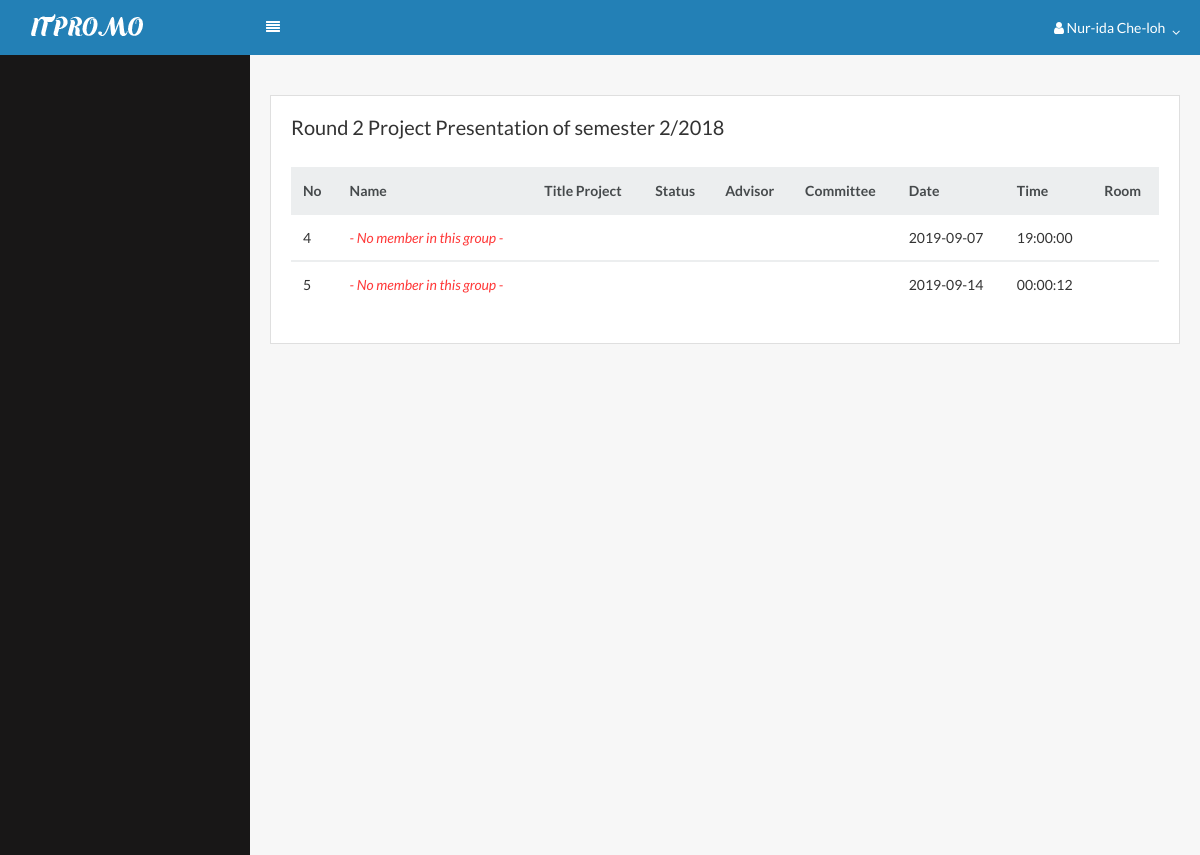
Page /index.php?page=display_schedule_project (signed in) on the earlier database version.
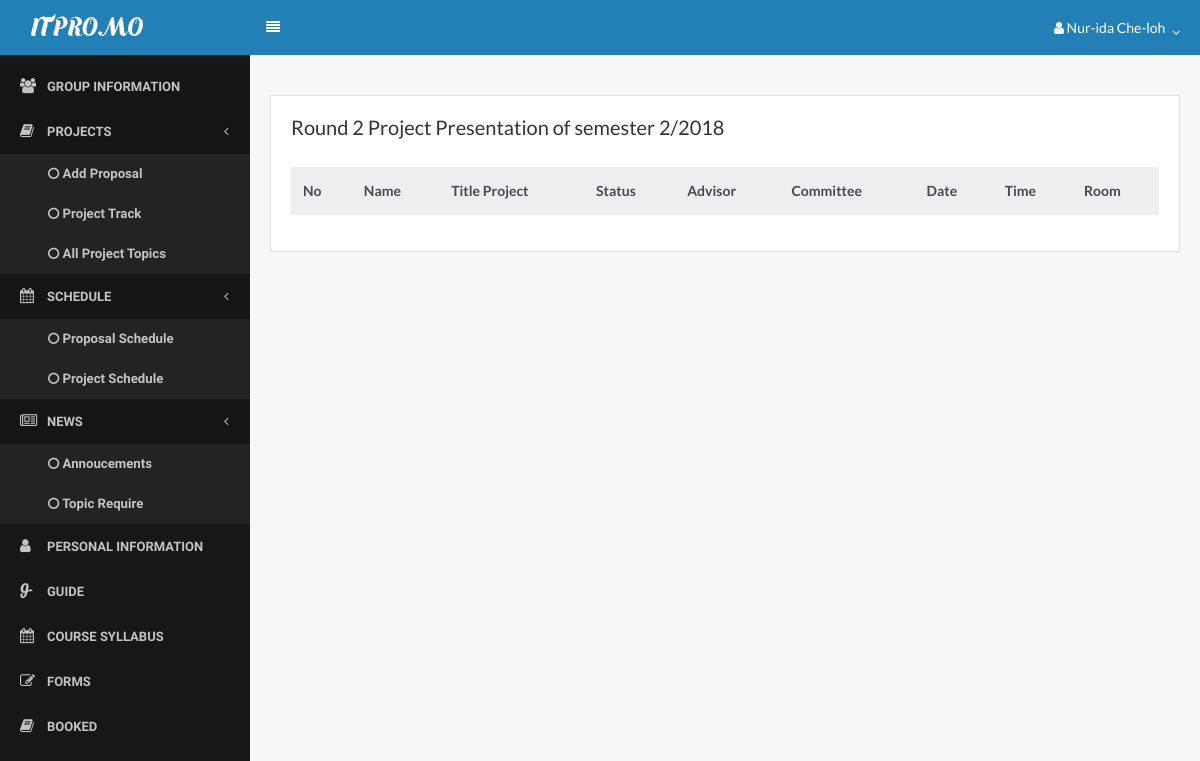
Same page on the later database version.
### tables this page shows
CREATE TABLE `schedule` (
  `schedule_id` int(11) NOT NULL,
  `schedule_topic` varchar(255) NOT NULL,
  `schedule_type` enum('1','2') NOT NULL COMMENT '1=Proposal,2=Project',
  `schedule_room` int(10) NOT NULL,
  `schedule_time` time NOT NULL,
  `schedule_date` date NOT NULL,
  `schedule_status` varchar(255) NOT NULL,
  `member_id` int(20) NOT NULL,
  `group_id` int(20) NOT NULL
);

### student/display_schedule_project.php (the view, shortened to what the changed rows need)
<div class="content">
                     <div class="row">
                        <div class="col-lg-12">
                            <div class="card">
                                <div class="card-block">
                                     <table class="table">
                                        <thead class="thead-default">
                      <th>No</th>
                      <th>Name</th>
                      <th>Title Project</th>
                      <th>Status</th>
                      <th>Advisor</th>
                       <th>Committee</th>
                       <th>Date</th>
                       <th>Time</th>
                       <th>Room</th>
                                        </thead>
                                        <tbody>
    <?php
  $strSQL = "SELECT schedule.*, partnergroup.group_id,partnergroup.group_number,member.member_fullname,schedule.writer,schedule.group_id,advisergroup.group_id,advisergroup.advisergroup_topic FROM schedule
                     LEFT JOIN advisergroup ON schedule.group_id = advisergroup.advisergroup_id
                   LEFT JOIN partnergroup ON schedule.group_id = partnergroup.group_id
                        LEFT JOIN member ON schedule.writer = member.member_id
               WHERE   schedule.schedule_type ='2' ";
        ?>
             <?php
     if($result = $db->query($strSQL)){
             while($objResult = $result->fetch_object()){
            ?>
           <tbody>
            <tr>
                        <td class="text-left"><?php echo $objResult->schedule_id; ?></td>
                  <td class="text-left"><?php echo get_member_list($objResult->group_id); ?></td>
                  <td class="text-left"><?php echo get_topic($objResult->group_id); ?></td>
                    <td class="text-left"><?php echo $objResult->schedule_status ?></td>
                    <td class="text-left"><?php echo get_advisor($objResult->group_id); ?></td>
                     <td class="text-left"><?php echo get_committee($objResult->group_id); ?></td>
                     <td class="text-left"><?php echo $objResult->schedule_date ?></td>
                       <td class="text-left"><?php echo $objResult->schedule_time; ?></td>
                     <td class="text-left"><?php echo $objResult->schedule_room ?></td>
                    </tr>
                <?php
                 }
               }
                   ?>
                                        </tbody>
                                    </table>
                                </div>
                            </div>
                        </div>
                    </div>
                </div>
</body>
</html>

### index.php (shortened to what the changed rows need)
<?php
require 'menu/connect.php';
include('menu/function.php');
?>
<!DOCTYPE HTML>
<html>
<head>
    <link rel="stylesheet" href="lib/css/jquery.dataTables.min.css">
    <link rel="stylesheet" href="assets/css/bootstrap.css">
    <link rel="stylesheet" href="assets/css/core.css">
    <link rel="stylesheet" href="assets/css/components.css">
    <link rel="stylesheet" href="assets/icons/fontawesome/styles.min.css">
    <link rel="stylesheet" href="lib/css/chartist.min.css">
</head>
<body>
    <div class="page-container">
        <div class="page-content">
            <div id="sidebar-main" class="sidebar sidebar-default">
    <div class="sidebar-content">
        <ul class="navigation">
              <?php if(isset($_SESSION['id'])): ?>
                <?php include('menu/menu.php'); ?>
              <?php endif; ?>
            </ul>
            </div>
        </div>
            <div class="content-wrapper">
     <?php include('page_link.php'); ?>
</body>
</html>

### menu/function.php (shortened to what the changed rows need)
<?php
function get_member_list($group_id){
	$rows = "";
require 'connect.php';
  $sql = "SELECT member_fullname, member_idcard FROM member WHERE group_id = '$group_id'";
	if($rs = $db->query($sql)){
		if($rs->num_rows > 0){
			while($row = $rs->fetch_object()){
        $rows .= "<p>".$row->member_idcard." &nbsp&nbsp&nbsp&nbsp ".$row->member_fullname."</p>";
			}
		}else{
			$rows = "<i class='text-danger'>- No member in this group -</i>";
		}
		return $rows;
	}else{
		echo $db->error;
		$db->close();
	}
}
?>

### menu/menu.php (shortened to what the changed rows need)
<?php
$user_rank = '';
if(isset($_SESSION['rank'])){
  $user_rank = $_SESSION['rank'];
}
if($user_rank == "admin"):
?>
 <li class="treeview">
  <a href="?page=dashboard">
    <i class="fa fa-dashboard"></i> <span>Dashboard</span>
  </a>
</li>
<li class="active treeview">
  <a href="#">
    <i class="fa fa-users"></i> <span>Manage Member</span>
  </a>
  <ul class="treeview-menu">
    <li>
      <a href="?page=accept_member">
        <i class="fa fa-circle-o"></i> <span>Accept Member</span>
      </a>
    </li>
    <li>
      <a href="?page=choose_committee">
        <i class="fa fa-circle-o"></i> <span>Choose Committee</span>
      </a>
    </li>
    <li>
      <a href="?page=all_member">
        <i class="fa fa-circle-o"></i> <span>View All Member</span>
      </a>
    </li>
  </ul>
</li>
<li class="active treeview">
  <a href="#">
    <i class="fa fa-calendar"></i> <span>Manage Schedule</span>
  </a>
  <ul class="treeview-menu">
    <li>
      <a href="?page=add_schedule_proposal">
        <i class="fa fa-circle-o"></i> <span>Create Proposal Schedule</span>
      </a>
    </li>
    <li>
      <a href="?page=add_schedule_project">
        <i class="fa fa-circle-o"></i> <span>Create Project Schedule</span>
      </a>
    </li>
  </ul>
</li>
<li class="active treeview">
  <a href="#">
    <i class="fa fa-book"></i> <span>Projects</span>
  </a>
  <ul class="treeview-menu">
    <li>
      <a href="?page=student_track">
        <i class="fa fa-circle-o"></i> Project Track
      </a>
    </li>
    <li>
      <a href="?page=add_proposal">
        <i class="fa fa-circle-o"></i>  Student project proposal
      </a>
    </li>
    <li>
      <a href="?page=proposal_project">
        <i class="fa fa-circle-o"></i>  All project</a>
    </li>
  </ul>
</li>
<li class="active treeview">
  <a href="#">
    <i class="fa fa-bullhorn"></i> <span>Manage Annoucements</span>
  </a>
  <ul class="treeview-menu">
    <li>
      <a href="?page=add_announcement">
        <i class="fa fa-circle-o"></i> <span>Add Annoucements</span></a>
    </li>
  </ul>
</li>
   <?php
include 'notification/notification.php';
?>
<?php elseif($user_rank == "Student"): ?>
<li class="active treeview">
  <a href="?page=infor_group">
    <i class="fa fa-group"></i> <span>Group Information</span>
  </a>
</li>
<li class="active treeview">
  <a href="#">
    <i class="fa fa-book"></i> <span>Projects</span>
  </a>
  <ul class="treeview-menu">
    <li>
      <a href="?page=create_proposal">
        <i class="fa fa-circle-o"></i> Add Proposal
      </a>
    </li>
        <li>
      <a href="?page=pf01">
        <i class="fa fa-circle-o"></i> Project Track
      </a>
    </li>
    <li>
      <a href="?page=proposal_project">
        <i class="fa fa-circle-o"></i> <span>All Project Topics</span>
      </a>
    </li>
  </ul>
</li>
<li class="active treeview">
    <a href="#"> <i class="fa fa-calendar"></i>
     <span>Schedule</span></a>
  <ul class="treeview-menu">
    <li>
      <a href="?page=display_schedule_proposal">
        <i class="fa fa-circle-o"></i> <span>Proposal Schedule</span>
      </a>
    </li>
    <li>
      <a href="?page=display_schedule_project">
        <i class="fa fa-circle-o"></i> <span>Project Schedule</span>
      </a>
    </li>
  </ul>
</li>
<li class="active treeview">
  <a href="#">
    <i class="fa fa-newspaper-o"></i>  <span>News</span>
  </a>
  <ul class="treeview-menu">
         <li><a href="?page=Annoucement"><i class="fa fa-circle-o"></i> Annoucements </a></li>
         <li><a href="?page=show_topic"><i class="fa fa-circle-o"></i> Topic Require </a></li>
         </ul>
</li>
<li class="treeview">
  <a href="?page=my_profile">
    <i class="fa fa-user"></i> <span>Personal Information</span>
  </a>
</li>
<li><a class="app-menu__item " href="?page=guide"><i class="fa fa-glide-g"></i><span class="app-menu__label">Guide</span></a></li>
        <li><a class="app-menu__item " href="?page=schedule"><i class="fa fa-calendar"></i><span class="app-menu__label">course syllabus</span></a></li>
        <li><a class="app-menu__item " href="?page=form"><i class='fa fa-edit'></i><span class="app-menu__label">Forms</span></a></li>
        <li><a class="app-menu__item " href="?page=booked"><i class='fa fa-book'></i><span class="app-menu__label">Booked</span></a></li>
<?php endif; ?>

Differences in the rows shown:
removed schedule: schedule_id "4", schedule_date "2019-09-07", schedule_time "19:00:00"
removed schedule: schedule_id "5", schedule_date "2019-09-14", schedule_time "00:00:12"
Other differences:
text now shown: "GROUP INFORMATION PROJECTS Add Proposal Project Track All Project Topics SCHEDULE Proposal Schedule Project Schedule NEWS Annoucements Topic Require PERSONAL INFORMATION GUIDE COURSE SYLLABUS FORMS BOOKED"
